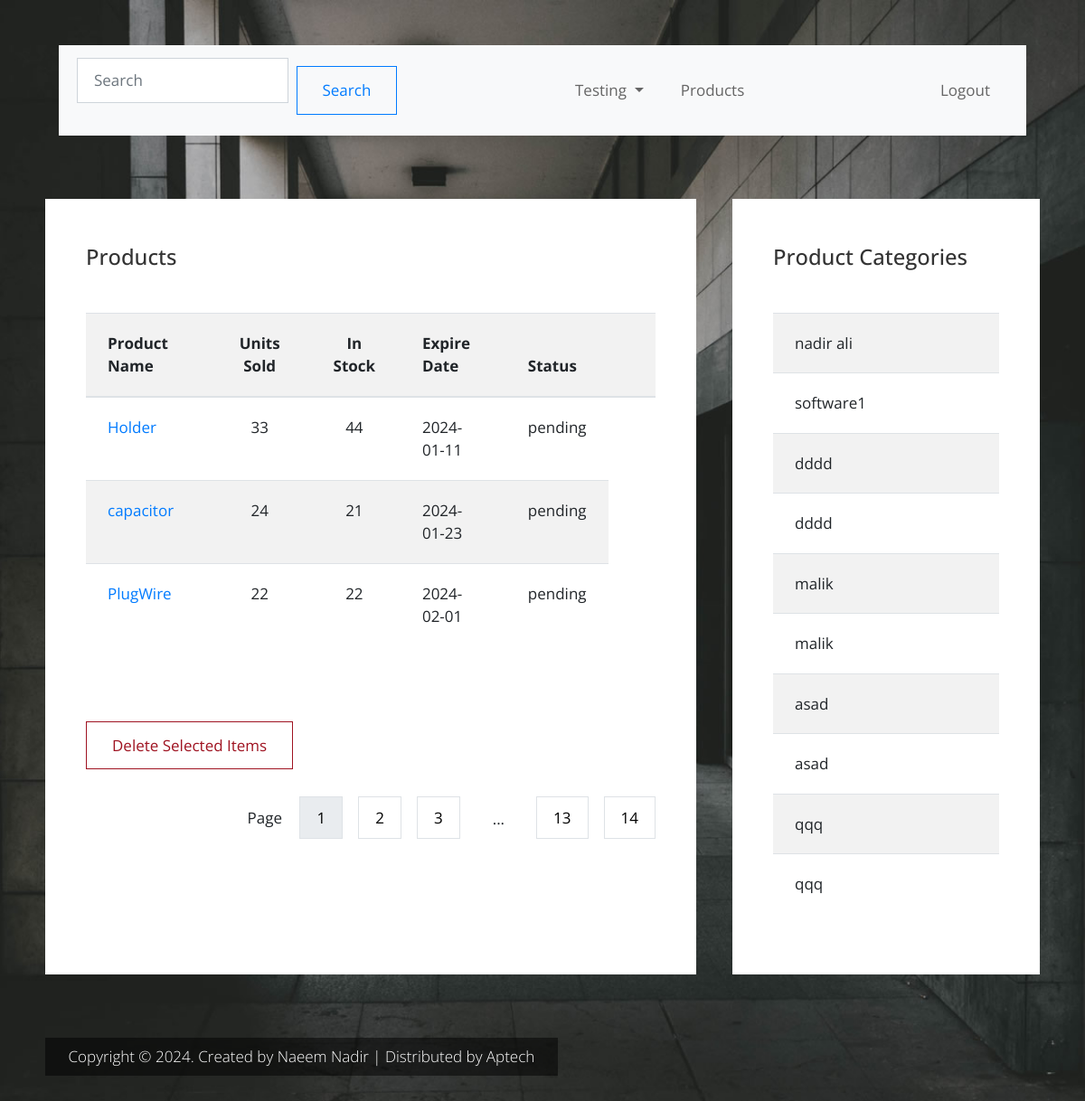
The page /lab-automation/tester.php on the database its author committed.
### tables this page shows
CREATE TABLE `products` (
  `id` int(11) NOT NULL,
  `ProductName` varchar(200) NOT NULL,
  `UnitsSold` varchar(200) NOT NULL,
  `InStock` varchar(12) NOT NULL,
  `ExpireDate` date NOT NULL,
  `c_id` int(11) NOT NULL,
  `status` enum('pending','approved') DEFAULT 'pending'
);

CREATE TABLE `categories` (
  `id` int(11) NOT NULL,
  `C_Name` varchar(200) DEFAULT NULL,
  `C_Description` varchar(200) NOT NULL
);

### lab-automation/tester.php (the view)
<?php
include('query.php');
include('header2.php');
?>
            <div class="row tm-content-row tm-mt-big">
                <div class="col-xl-8 col-lg-12 tm-md-12 tm-sm-12 tm-col">
                    <div class="bg-white tm-block h-100">
                        <div class="row">
                            <div class="col-md-8 col-sm-12">
                                <h2 class="tm-block-title d-inline-block">Products</h2>
                            </div>
                        </div>
                        <div class="table-responsive">
                            <table class="table table-hover table-striped tm-table-striped-even mt-3">
                                <thead>
                                    <tr class="tm-bg-gray">
                                        <th scope="col">Product Name</th>
                                        <th scope="col" class="text-center">Units Sold</th>
                                        <th scope="col" class="text-center">In Stock</th>
                                        <th scope="col">Expire Date</th>
                                        <th scope="col">Status</th>
                                        <th scope="col">&nbsp;</th>
                                    </tr>
                                </thead>
                                <tbody>
    <?php
    $query = $pdo->query("SELECT products.*, categories.C_Name AS categoryName FROM products INNER JOIN categories ON products.c_id = categories.id");
    $allProduct = $query->fetchAll(PDO::FETCH_ASSOC);
    foreach ($allProduct as $singleProduct) {
    ?>
        <tr>
            <td class="tm-product-name" ><a href="Add-units.php?id=<?php echo $singleProduct['id']?>"><?php echo $singleProduct['ProductName'];?></a></td>
            <td class="text-center"><?php echo $singleProduct['UnitsSold']; ?></td>
            <td class="text-center"><?php echo $singleProduct['InStock']; ?></td>
            <td><?php echo $singleProduct['ExpireDate']; ?></td>
            <td class="tm-product-name"><?php echo $singleProduct['status'];?></td>
        </tr>
    <?php
    }
    ?>
</tbody>
                            </table>
                        </div>
                        <div class="tm-table-mt tm-table-actions-row">
                            <div class="tm-table-actions-col-left">
                                <button class="btn btn-danger">Delete Selected Items</button>
                            </div>
                            <div class="tm-table-actions-col-right">
                                <span class="tm-pagination-label">Page</span>
                                <nav aria-label="Page navigation" class="d-inline-block">
                                    <ul class="pagination tm-pagination">
                                        <li class="page-item active"><a class="page-link" href="#">1</a></li>
                                        <li class="page-item"><a class="page-link" href="#">2</a></li>
                                        <li class="page-item"><a class="page-link" href="#">3</a></li>
                                        <li class="page-item">
                                            <span class="tm-dots d-block">...</span>
                                        </li>
                                        <li class="page-item"><a class="page-link" href="#">13</a></li>
                                        <li class="page-item"><a class="page-link" href="#">14</a></li>
                                    </ul>
                                </nav>
                            </div>
                        </div>
                    </div>
                </div>
                <div class="col-xl-4 col-lg-12 tm-md-12 tm-sm-12 tm-col">
                    <div class="bg-white tm-block h-100">
                        <h2 class="tm-block-title d-inline-block">Product Categories</h2>
                        <table class="table table-hover table-striped mt-3">
                            <tbody>
                                <?php
                            $query = $pdo->query("select * from Categories");
			  $allcategories = $query->fetchAll(PDO::FETCH_ASSOC);
			  foreach($allcategories as $singlecategory){
                      ?>
                                <tr>
                                    <td><?php echo $singlecategory['C_Name']?></td>
                                </tr>
                                <?php
              }
              ?>
                            </tbody>
                        </table>
                    </div>
                </div>
            </div>
            <?php
          include('footer.php');
            ?>

### lab-automation/css/tooplate.css (style rules this page uses)
html { font-size: 17px; }
body { font-family: "Open Sans", Helvetica, Arial, sans-serif; overflow-x: hidden; }
body { background-image: url(../img/dash-bg-01.jpg); background-size: cover; background-repeat: no-repeat; background-position: center; background-attachment: fixed; padding-left: 50px; padding-right: 50px; }
a { transition: all 0.3s ease; }
.tm-mt-big { margin-top: 70px; }
.tm-block { padding: 50px 45px; }
.tm-block-title { font-size: 1.4rem; color: #333; margin-bottom: 30px; }
.tm-content-row { justify-content: space-between; margin-left: -20px; margin-right: -20px; }
.tm-col { padding-left: 20px; padding-right: 20px; margin-bottom: 50px; }
.btn { border-radius: 0; padding: 13px 28px; transition: all 0.2s ease; max-width: 100%; }
.btn-danger { color: #9f1321; background-color: transparent; border-color: #9f1321; }
.table td, .table th { padding: 20px 24px; }
.tm-bg-gray { background-color: rgba(0, 0, 0, 0.05); }
.tm-table-striped-even.table-striped tbody tr:nth-of-type(even) { background-color: rgba(0, 0, 0, 0.05); }
.tm-table-striped-even.table-striped tbody tr:nth-of-type(odd) { background-color: white; }
.tm-table-mt { margin-top: 66px; }
.page-item:first-child .page-link { border-top-left-radius: 0; border-bottom-left-radius: 0; }
.page-item:last-child .page-link { border-top-right-radius: 0; border-bottom-right-radius: 0; }
.page-link, .tm-dots { padding: 12px 18px; }
.page-link, .page-link:hover { color: black; }
.page-item { margin-right: 18px; }
.page-item:last-child { margin-right: 0; }
.page-item.active .page-link { background-color: #e9ecef; border-color: #dee2e6; color: black; }
.tm-pagination { justify-content: flex-end; }
.tm-pagination-label { padding-bottom: 15px; padding-right: 15px; display: inline-block; }
.tm-table-actions-row { display: flex; justify-content: space-between; }
.tm-table-actions-col-right { text-align: right; }
@media (max-width: 1350px) and (min-width: 1200px) { .tm-table-actions-row { display: block; } }
@media (max-width: 1350px) and (min-width: 1200px) { .tm-table-actions-col-right { margin-top: 30px; } }

### rows shown on the page
products: ProductName "Holder", UnitsSold "33", InStock "44", ExpireDate "2024-01-11", status "pending"
products: ProductName "capacitor", UnitsSold "24", InStock "21", ExpireDate "2024-01-23", status "pending"
products: ProductName "PlugWire", UnitsSold "22", InStock "22", ExpireDate "2024-02-01", status "pending"
categories: C_Name "nadir ali"
categories: C_Name "software1"
categories: C_Name "dddd"
categories: C_Name "dddd"
categories: C_Name "malik"
categories: C_Name "malik"
categories: C_Name "asad"
categories: C_Name "asad"
categories: C_Name "qqq"
categories: C_Name "qqq"
